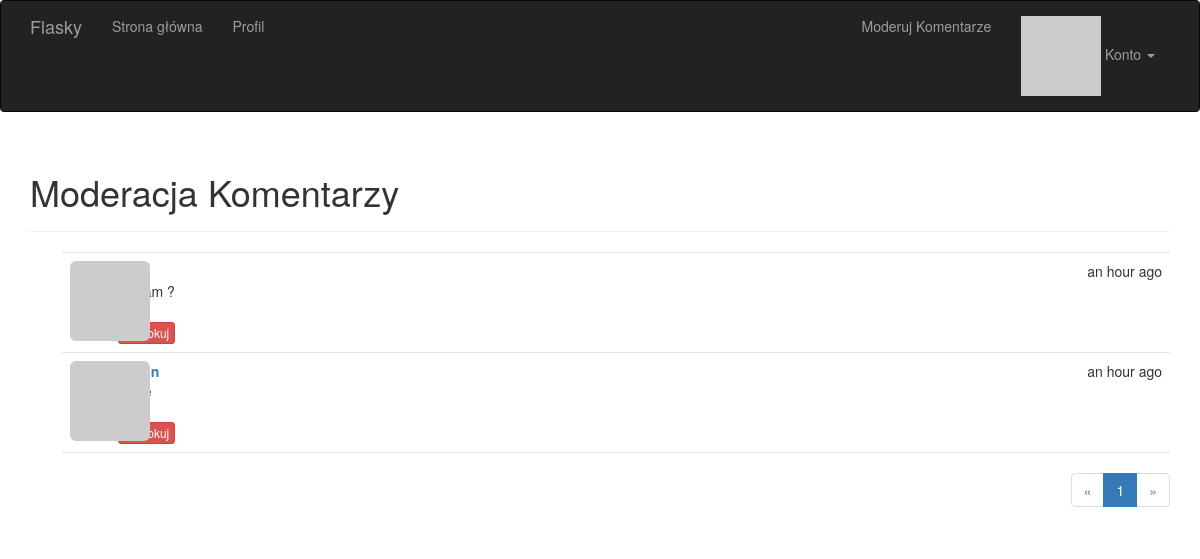
Before: /moderate (signed in) with the older database file.
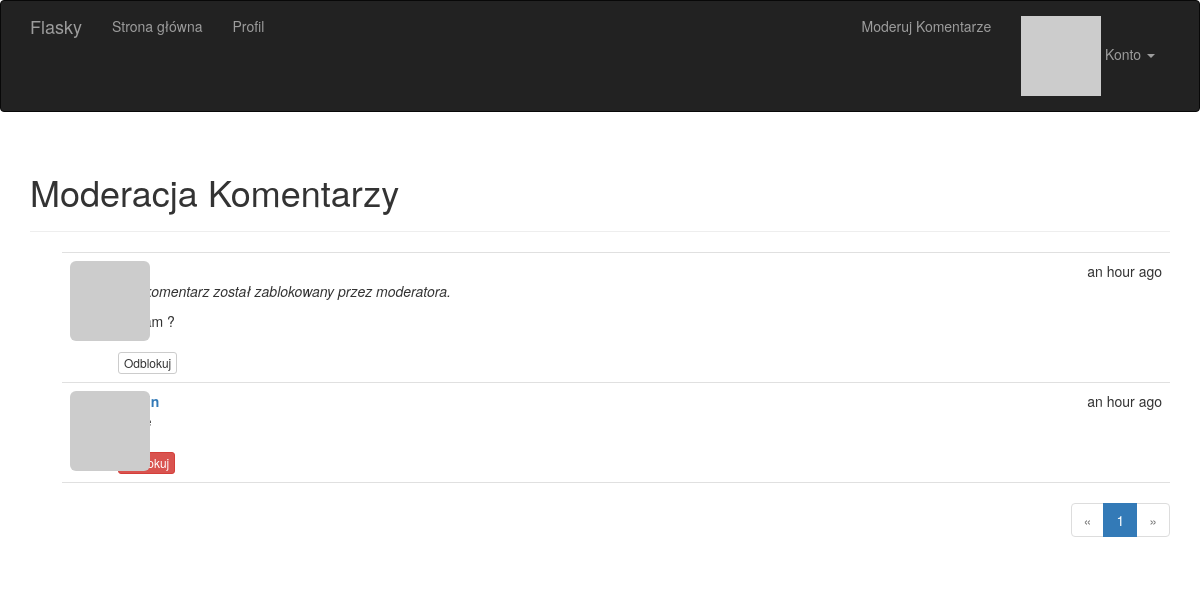
After: the same page with the newer database file.
### app/models.py (models this page shows, shortened)
class Comment(db.Model):
    __tablename__ = 'comments'
    id = db.Column(db.Integer, primary_key=True)
    body = db.Column(db.Text)
    body_html = db.Column(db.Text)
    timestamp = db.Column(db.DateTime, index=True, default=datetime.utcnow)
    disabled = db.Column(db.Boolean)
    author_id = db.Column(db.Integer, db.ForeignKey('users.id'))
    post_id = db.Column(db.Integer, db.ForeignKey('posts.id'))

### app/main/views.py (the view)
@main.route('/moderate')
@login_required
@permission_required(Permission.MODERATE)
def moderate():
    page = request.args.get('page', 1, type=int)
    pagination = Comment.query.order_by(Comment.timestamp.desc()).paginate(
        page, per_page=current_app.config['COMMENTS_PER_PAGE'],
        error_out=False)
    comments = pagination.items
    return render_template('moderate.html', comments=comments,
                           pagination=pagination, page=page)

### app/auth/views.py (called while the page is built)
@auth.before_app_request
def before_request():
    if current_user.is_authenticated:
        current_user.ping()
        if not current_user.confirmed \
                and request.endpoint \
                and request.blueprint != 'auth' \
                and request.endpoint != 'static':
            return redirect(url_for('auth.unconfirmed'))

### app/main/__init__.py (called while the page is built)
@main.app_context_processor
def inject_permissions():
    return dict(Permission=Permission)

### app/models.py (called while the page is built)
@login_manager.user_loader
def load_user(user_id):
    return User.query.get(int(user_id))

    def has_permission(self, perm):
        return self.permissions & perm == perm

    def can(self, perm):
        return self.role is not None and self.role.has_permission(perm)

    def ping(self):
        self.last_seen = datetime.utcnow()
        db.session.add(self)
        db.session.commit()

    def gravatar_hash(self):
        return hashlib.md5(self.email.lower().encode('utf-8')).hexdigest()

### app/templates/moderate.html (shortened to what this page needs)
{% extends "base.html" %}
{% import "_macros.html" as macros %}
{% block page_content %}
<div class="page-header">
    <h1>Moderacja Komentarzy</h1>
</div>
{% set moderate = True %}
{% include '_comments.html' %}
{% if pagination %}
<div class="pagination">
    {{ macros.pagination_widget(pagination, '.moderate') }}
</div>
{% endif %}
{% endblock %}

### app/templates/_comments.html
<ul class="comments">
    {% for comment in comments %}
    <li class="comment">
        <div class="comment-thumbnail">
            <a href="{{ url_for('.user', username=comment.author.username) }}">
                <img class="img-rounded profile-thumbnail" src="{{ comment.author.gravatar(size=40) }}">
            </a>
        </div>
        <div class="comment-content">
            <div class="comment-date">{{ moment(comment.timestamp).fromNow() }}</div>
            <div class="comment-author"><a href="{{ url_for('.user', username=comment.author.username) }}">{{ comment.author.username }}</a></div>
            <div class="comment-body">
                {% if comment.disabled %}
                <p><i>Ten komentarz został zablokowany przez moderatora.</i></p>
                {% endif %}
                {% if moderate or not comment.disabled %}
                    {% if comment.body_html %}
                        {{ comment.body_html | safe }}
                    {% else %}
                        {{ comment.body }}
                    {% endif %}
                {% endif %}
            </div>
            {% if moderate %}
                <br>
                {% if comment.disabled %}
                <a class="btn btn-default btn-xs" href="{{ url_for('.moderate_enable', id=comment.id, page=page) }}">Odblokuj</a>
                {% else %}
                <a class="btn btn-danger btn-xs" href="{{ url_for('.moderate_disable', id=comment.id, page=page) }}">Zablokuj</a>
                {% endif %}
            {% endif %}
        </div>
    </li>
    {% endfor %}
</ul>

Changed rows visible on the page:
changed Comment "Co tam ?": now shows "Ten komentarz został zablokowany przez moderatora. Odblokuj"
